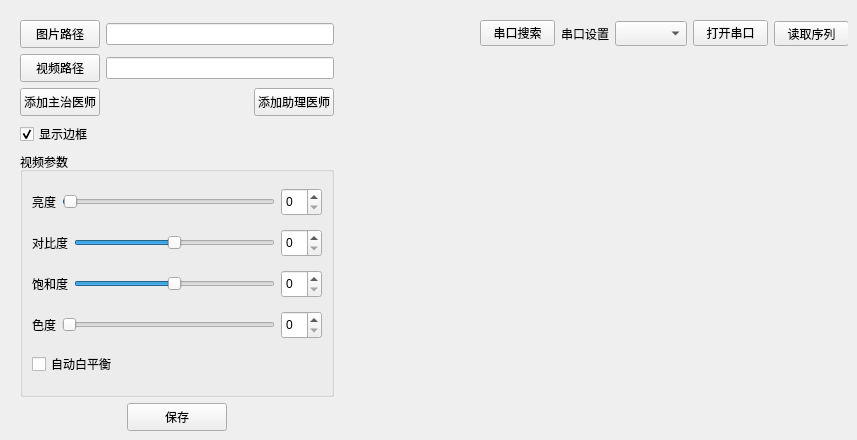
     <widget class="QWidget" name="page3">
      <widget class="QWidget" name="layoutWidget">
       <property name="geometry">
        <rect>
         <x>480</x>
         <y>20</y>
         <width>368</width>
         <height>27</height>
        </rect>
       </property>
       <layout class="QHBoxLayout" name="horizontalLayout_30">
        <item>
         <widget class="QPushButton" name="btnPortSearch">
          <property name="minimumSize">
           <size>
            <width>0</width>
            <height>25</height>
           </size>
          </property>
          <property name="text">
           <string>串口搜索</string>
          </property>
         </widget>
        </item>
        <item>
         <widget class="QLabel" name="label_27">
          <property name="text">
           <string>串口设置</string>
          </property>
         </widget>
        </item>
        <item>
         <widget class="QComboBox" name="comPort">
          <property name="minimumSize">
           <size>
            <width>0</width>
            <height>25</height>
           </size>
          </property>
         </widget>
        </item>
        <item>
         <widget class="QPushButton" name="btnOpenPort">
          <property name="minimumSize">
           <size>
            <width>0</width>
            <height>25</height>
           </size>
          </property>
          <property name="text">
           <string>打开串口</string>
          </property>
         </widget>
        </item>
        <item>
         <widget class="QPushButton" name="btnReadSerial">
          <property name="minimumSize">
           <size>
            <width>0</width>
            <height>25</height>
           </size>
          </property>
          <property name="maximumSize">
           <size>
            <width>16777215</width>
            <height>25</height>
           </size>
          </property>
          <property name="text">
           <string>读取序列</string>
          </property>
         </widget>
        </item>
       </layout>
      </widget>
      <widget class="QWidget" name="layoutWidget">
       <property name="geometry">
        <rect>
         <x>20</x>
         <y>20</y>
         <width>314</width>
         <height>411</height>
        </rect>
       </property>
       <layout class="QVBoxLayout" name="verticalLayout_10">
        <item>
         <layout class="QHBoxLayout" name="horizontalLayout_28">
          <item>
           <widget class="QPushButton" name="choiceImagePath">
            <property name="minimumSize">
             <size>
              <width>0</width>
              <height>28</height>
             </size>
            </property>
            <property name="text">
             <string>图片路径</string>
            </property>
           </widget>
          </item>
          <item>
           <widget class="QLineEdit" name="edtImagePath"/>
          </item>
         </layout>
        </item>
        <item>
         <layout class="QHBoxLayout" name="horizontalLayout_29">
          <item>
           <widget class="QPushButton" name="choiceVideoPath">
            <property name="minimumSize">
             <size>
              <width>0</width>
              <height>28</height>
             </size>
            </property>
            <property name="text">
             <string>视频路径</string>
            </property>
           </widget>
          </item>
          <item>
           <widget class="QLineEdit" name="edtVideoPath"/>
          </item>
         </layout>
        </item>
        <item>
         <layout class="QHBoxLayout" name="horizontalLayout_41">
          <item>
           <widget class="QPushButton" name="btnAttend">
            <property name="minimumSize">
             <size>
              <width>0</width>
              <height>28</height>
             </size>
            </property>
            <property name="text">
             <string>添加主治医师</string>
            </property>
           </widget>
          </item>
          <item>
           <spacer name="horizontalSpacer_29">
            <property name="orientation">
             <enum>Qt::Horizontal</enum>
            </property>
            <property name="sizeHint" stdset="0">
             <size>
              <width>40</width>
              <height>20</height>
             </size>
            </property>
           </spacer>
          </item>
          <item>
           <widget class="QPushButton" name="btnAssistant">
            <property name="minimumSize">
             <size>
              <width>0</width>
              <height>28</height>
             </size>
            </property>
            <property name="text">
             <string>添加助理医师</string>
            </property>
           </widget>
          </item>
         </layout>
        </item>
        <item>
         <layout class="QHBoxLayout" name="horizontalLayout_42">
          <item>
           <widget class="QCheckBox" name="cbIfFrame">
            <property name="text">
             <string>显示边框</string>
            </property>
            <property name="checked">
             <bool>true</bool>
            </property>
           </widget>
          </item>
          <item>
           <spacer name="horizontalSpacer_37">
            <property name="orientation">
             <enum>Qt::Horizontal</enum>
            </property>
            <property name="sizeHint" stdset="0">
             <size>
              <width>40</width>
              <height>20</height>
             </size>
            </property>
           </spacer>
          </item>
         </layout>
        </item>
        <item>
         <widget class="QGroupBox" name="groupBox_2">
          <property name="title">
           <string>视频参数</string>
          </property>
          <layout class="QVBoxLayout" name="verticalLayout_9">
           <item>
            <layout class="QHBoxLayout" name="horizontalLayout_24">
             <item>
              <widget class="QLabel" name="label_7">
               <property name="text">
                <string>亮度</string>
               </property>
              </widget>
             </item>
             <item>
              <widget class="QSlider" name="slider_Bright">
               <property name="minimumSize">
                <size>
                 <width>200</width>
                 <height>0</height>
                </size>
               </property>
               <property name="maximum">
                <number>255</number>
               </property>
               <property name="value">
                <number>1</number>
               </property>
               <property name="orientation">
                <enum>Qt::Horizontal</enum>
               </property>
              </widget>
             </item>
             <item>
              <widget class="QSpinBox" name="sp_Bright">
               <property name="minimumSize">
                <size>
                 <width>0</width>
                 <height>28</height>
                </size>
               </property>
              </widget>
             </item>
            </layout>
           </item>
           <item>
            <layout class="QHBoxLayout" name="horizontalLayout_25">
             <item>
              <widget class="QLabel" name="label_28">
               <property name="text">
                <string>对比度</string>
               </property>
              </widget>
             </item>
             <item>
              <widget class="QSlider" name="slider_Contrast">
               <property name="minimumSize">
                <size>
                 <width>200</width>
                 <height>0</height>
                </size>
               </property>
               <property name="minimum">
                <number>-100</number>
               </property>
               <property name="maximum">
                <number>100</number>
               </property>
               <property name="orientation">
                <enum>Qt::Horizontal</enum>
               </property>
              </widget>
             </item>
             <item>
              <widget class="QSpinBox" name="sp_Contrast">
               <property name="minimumSize">
                <size>
                 <width>0</width>
                 <height>28</height>
                </size>
               </property>
              </widget>
             </item>
            </layout>
           </item>
           <item>
            <layout class="QHBoxLayout" name="horizontalLayout_32">
             <item>
              <widget class="QLabel" name="label_30">
               <property name="text">
                <string>饱和度</string>
               </property>
              </widget>
             </item>
             <item>
              <widget class="QSlider" name="slider_Saturation">
               <property name="minimumSize">
                <size>
                 <width>200</width>
                 <height>0</height>
                </size>
               </property>
               <property name="minimum">
                <number>-100</number>
               </property>
               <property name="maximum">
                <number>100</number>
               </property>
               <property name="orientation">
                <enum>Qt::Horizontal</enum>
               </property>
              </widget>
             </item>
             <item>
              <widget class="QSpinBox" name="sp_Saturation">
               <property name="minimumSize">
                <size>
                 <width>0</width>
                 <height>28</height>
                </size>
               </property>
              </widget>
             </item>
            </layout>
           </item>
           <item>
            <layout class="QHBoxLayout" name="horizontalLayout_26">
             <item>
              <widget class="QLabel" name="label_29">
               <property name="text">
                <string>色度</string>
               </property>
              </widget>
             </item>
             <item>
              <widget class="QSlider" name="slider_Chroma">
               <property name="minimumSize">
                <size>
                 <width>200</width>
                 <height>0</height>
                </size>
               </property>
               <property name="orientation">
                <enum>Qt::Horizontal</enum>
               </property>
              </widget>
             </item>
             <item>
              <widget class="QSpinBox" name="sp_Chroma">
               <property name="minimumSize">
                <size>
                 <width>0</width>
                 <height>28</height>
                </size>
               </property>
              </widget>
             </item>
            </layout>
           </item>
           <item>
            <layout class="QHBoxLayout" name="horizontalLayout_39">
             <item>
              <widget class="QCheckBox" name="CbWhite_Balance">
               <property name="text">
                <string>自动白平衡</string>
               </property>
              </widget>
             </item>
             <item>
              <spacer name="horizontalSpacer_36">
               <property name="orientation">
                <enum>Qt::Horizontal</enum>
               </property>
               <property name="sizeHint" stdset="0">
                <size>
                 <width>40</width>
                 <height>20</height>
                </size>
               </property>
              </spacer>
             </item>
            </layout>
           </item>
          </layout>
         </widget>
        </item>
        <item>
         <layout class="QHBoxLayout" name="horizontalLayout_38">
          <item>
           <spacer name="horizontalSpacer_30">
            <property name="orientation">
             <enum>Qt::Horizontal</enum>
            </property>
            <property name="sizeHint" stdset="0">
             <size>
              <width>40</width>
              <height>20</height>
             </size>
            </property>
           </spacer>
          </item>
          <item>
           <widget class="QPushButton" name="btnSystemSave">
            <property name="minimumSize">
             <size>
              <width>100</width>
              <height>28</height>
             </size>
            </property>
            <property name="maximumSize">
             <size>
              <width>100</width>
              <height>28</height>
             </size>
            </property>
            <property name="text">
             <string>保存</string>
            </property>
           </widget>
          </item>
          <item>
           <spacer name="horizontalSpacer_31">
            <property name="orientation">
             <enum>Qt::Horizontal</enum>
            </property>
            <property name="sizeHint" stdset="0">
             <size>
              <width>40</width>
              <height>20</height>
             </size>
            </property>
           </spacer>
          </item>
         </layout>
        </item>
       </layout>
      </widget>
     </widget>
